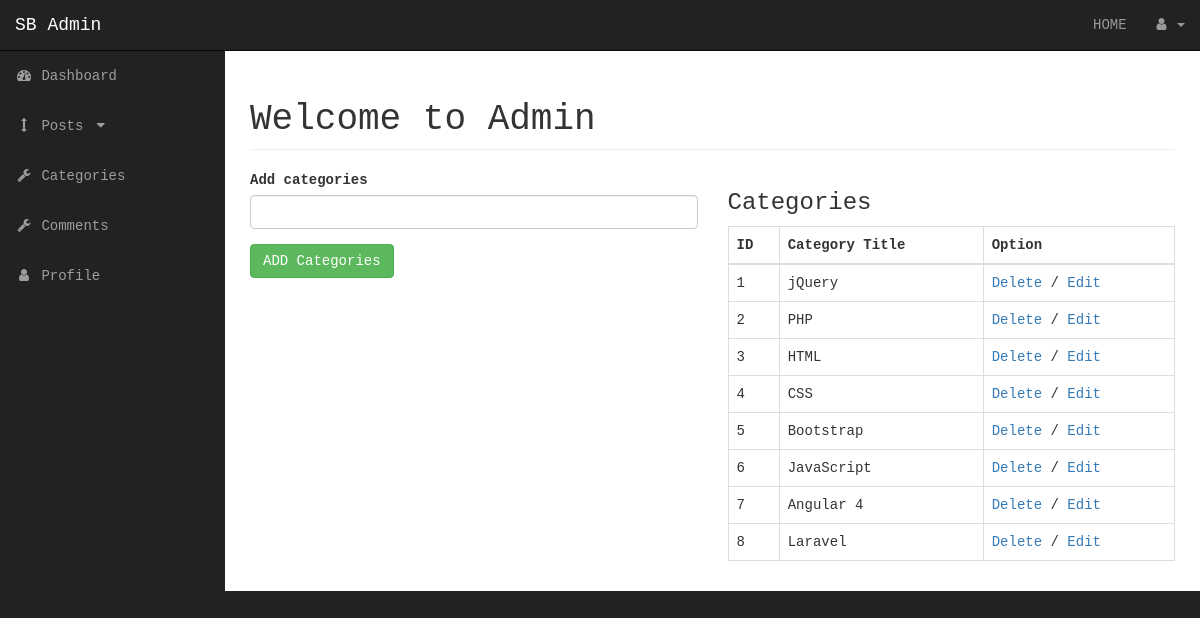
The app's page /admin/categories.php with its own data.
### tables this page shows
CREATE TABLE `categories` (
  `cat_id` int(3) NOT NULL,
  `cat_title` varchar(255) NOT NULL
);

### admin/categories.php (the view, shortened to what this page needs)
<?php include './includes/admin_header.php';?>
    <div id="wrapper">
<?php include './includes/admin_navigation.php';?>
        <div id="page-wrapper">
            <div class="container-fluid">
                <div class="row">
                    <div class="col-lg-12">
                        <h1 class="page-header">
                            Welcome to Admin
                        </h1>
                    </div>
                    <div class="col-sm-6">
                        <form action="categories.php" method="post">
                            <div class="form-group">
                                <label for="cat_title">Add categories</label>
                                <input class="form-control" name="cat_title" type="text" autocomplete="off">
                            </div>
                            <div class="form-group">
                                <input class="btn btn-success" name="SUBMIT" type="submit" value="ADD Categories">
                            </div>
                        </form>
                    </div>
                    <div class="col-sm-6">
                        <h3>Categories</h3>
                        <div class="table-responsive">
                        <table class="table table-bordered table-hover">
                            <thead>
                            <th>ID</th>
                            <th>Category Title</th>
                            <th>Option</th>
                            </thead>
                            <tbody>
                        <?php
                        $query="select * from categories";
                        $res = mysqli_query($connection,$query);
                        while ($row= mysqli_fetch_assoc($res)){
                            $id= $row['cat_id'];
                            $title= $row['cat_title'];
                            echo "<tr>";
                            echo "<td>{$id}</td>";
                            echo "<td>{$title}</td>";
                            echo "<td><a href='categories.php?delete={$id}'>Delete</a> ";
                            echo "/ <a href='categories.php?edit={$id}'>Edit</a></td>";
                            echo "</tr>";
                        }
                        ?>
                            </tbody>
                        </table>
                        </div>
                    </div>
                </div>
            </div>
        </div>
    </div>
<?php include './includes/admin_footer.php';?>

### admin/css/sb-admin.css (style rules this page uses)
body { margin-top: 100px; background-color: #222; }
@media (min-width:768px) { body { margin-top: 50px; } }
#wrapper { padding-left: 0; }
#page-wrapper { width: 100%; padding: 0; background-color: #fff; }
@media (min-width:768px) { #wrapper { padding-left: 225px; } }
@media (min-width:768px) { #page-wrapper { padding: 10px; } }

### admin/includes/admin_header.php (style rules this page uses)
* { font-family: monospace, monospace; }

### records on screen
categories: cat_id "1", cat_title "jQuery"
categories: cat_id "2", cat_title "PHP"
categories: cat_id "3", cat_title "HTML"
categories: cat_id "4", cat_title "CSS"
categories: cat_id "5", cat_title "Bootstrap"
categories: cat_id "6", cat_title "JavaScript"
categories: cat_id "7", cat_title "Angular 4"
categories: cat_id "8", cat_title "Laravel"
